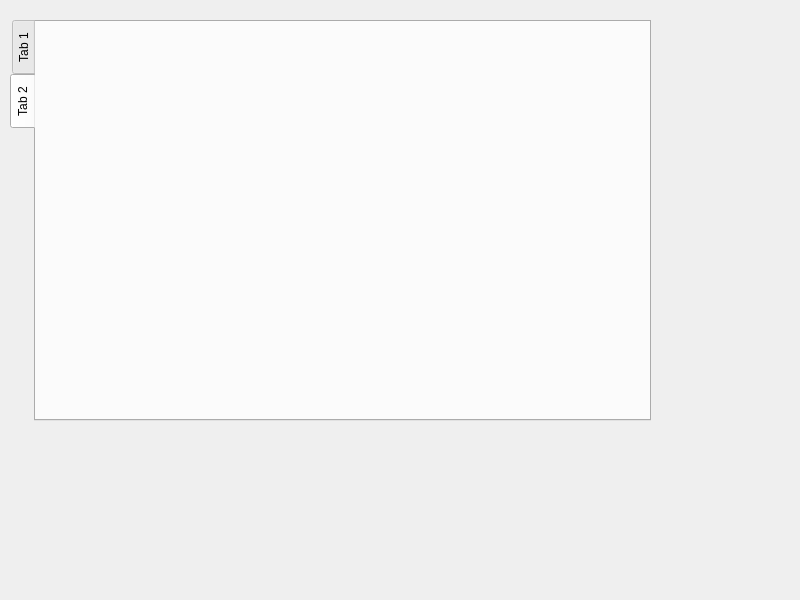
<?xml version="1.0" encoding="UTF-8"?>
<ui version="4.0">
 <class>MainWindow</class>
 <widget class="QMainWindow" name="MainWindow">
  <property name="geometry">
   <rect>
    <x>0</x>
    <y>0</y>
    <width>800</width>
    <height>600</height>
   </rect>
  </property>
  <property name="windowTitle">
   <string>MainWindow</string>
  </property>
  <widget class="QWidget" name="centralwidget">
   <widget class="QTabWidget" name="tabWidget">
    <property name="geometry">
     <rect>
      <x>10</x>
      <y>20</y>
      <width>641</width>
      <height>401</height>
     </rect>
    </property>
    <property name="tabPosition">
     <enum>QTabWidget::West</enum>
    </property>
    <property name="currentIndex">
     <number>1</number>
    </property>
    <property name="iconSize">
     <size>
      <width>32</width>
      <height>32</height>
     </size>
    </property>
    <widget class="QWidget" name="tab">
     <attribute name="title">
      <string>Tab 1</string>
     </attribute>
    </widget>
    <widget class="QWidget" name="tab_2">
     <attribute name="title">
      <string>Tab 2</string>
     </attribute>
    </widget>
   </widget>
  </widget>
 </widget>
 <resources/>
 <connections/>
</ui>
